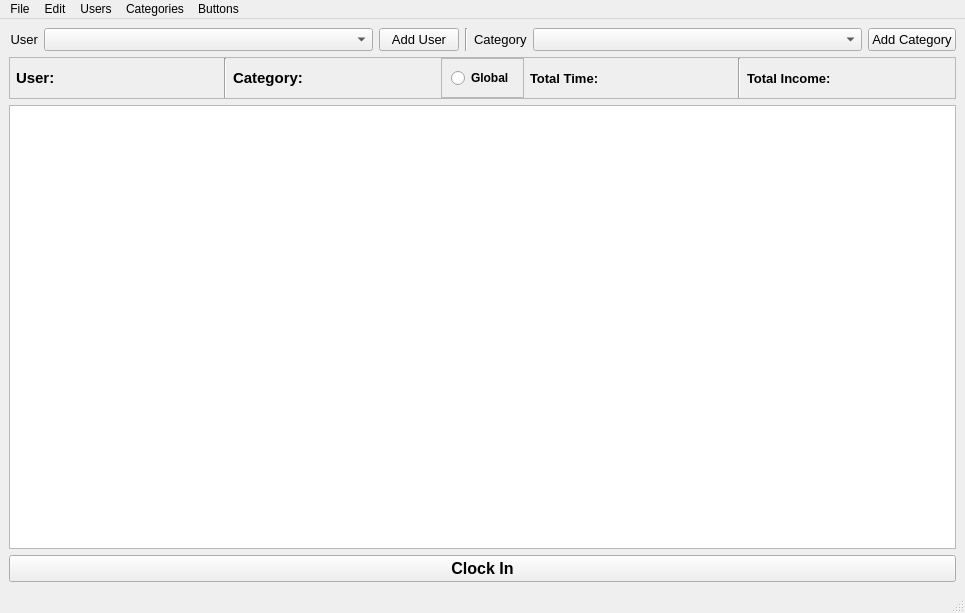
<?xml version="1.0" encoding="UTF-8"?>
<ui version="4.0">
 <class>MainWindow</class>
 <widget class="QMainWindow" name="MainWindow">
  <property name="geometry">
   <rect>
    <x>0</x>
    <y>0</y>
    <width>965</width>
    <height>613</height>
   </rect>
  </property>
  <property name="windowTitle">
   <string>MainWindow</string>
  </property>
  <widget class="QWidget" name="centralwidget">
   <layout class="QGridLayout" name="gridLayout" rowstretch="0,5">
    <item row="1" column="0">
     <layout class="QGridLayout" name="gridLayout_2" rowstretch="0,0,0,0,0" columnstretch="0,0,1,0">
      <property name="leftMargin">
       <number>0</number>
      </property>
      <property name="rightMargin">
       <number>0</number>
      </property>
      <property name="spacing">
       <number>6</number>
      </property>
      <item row="3" column="1" colspan="3">
       <widget class="QTableWidget" name="clockTableWidget">
        <property name="font">
         <font>
          <pointsize>12</pointsize>
         </font>
        </property>
        <property name="textElideMode">
         <enum>Qt::ElideRight</enum>
        </property>
       </widget>
      </item>
      <item row="1" column="1" colspan="3">
       <widget class="QFrame" name="frame">
        <property name="frameShape">
         <enum>QFrame::StyledPanel</enum>
        </property>
        <property name="frameShadow">
         <enum>QFrame::Raised</enum>
        </property>
        <layout class="QGridLayout" name="gridLayout_4" columnstretch="1,0,0,1,0,1,0,0,1">
         <property name="leftMargin">
          <number>6</number>
         </property>
         <property name="topMargin">
          <number>0</number>
         </property>
         <property name="rightMargin">
          <number>6</number>
         </property>
         <property name="bottomMargin">
          <number>0</number>
         </property>
         <item row="0" column="4">
          <widget class="QFrame" name="frame_2">
           <property name="frameShape">
            <enum>QFrame::StyledPanel</enum>
           </property>
           <property name="frameShadow">
            <enum>QFrame::Sunken</enum>
           </property>
           <layout class="QGridLayout" name="gridLayout_5">
            <property name="leftMargin">
             <number>9</number>
            </property>
            <item row="0" column="0">
             <widget class="QRadioButton" name="globalRadioButton">
              <property name="font">
               <font>
                <weight>75</weight>
                <bold>true</bold>
               </font>
              </property>
              <property name="layoutDirection">
               <enum>Qt::LeftToRight</enum>
              </property>
              <property name="text">
               <string>Global</string>
              </property>
             </widget>
            </item>
           </layout>
          </widget>
         </item>
         <item row="0" column="0">
          <widget class="QLabel" name="userLabel">
           <property name="font">
            <font>
             <pointsize>11</pointsize>
             <weight>75</weight>
             <bold>true</bold>
            </font>
           </property>
           <property name="text">
            <string>User:</string>
           </property>
          </widget>
         </item>
         <item row="0" column="1">
          <widget class="Line" name="line">
           <property name="orientation">
            <enum>Qt::Vertical</enum>
           </property>
          </widget>
         </item>
         <item row="0" column="3">
          <widget class="QLabel" name="categoryLabel">
           <property name="font">
            <font>
             <pointsize>11</pointsize>
             <weight>75</weight>
             <bold>true</bold>
            </font>
           </property>
           <property name="lineWidth">
            <number>1</number>
           </property>
           <property name="midLineWidth">
            <number>0</number>
           </property>
           <property name="text">
            <string>Category:</string>
           </property>
           <property name="margin">
            <number>0</number>
           </property>
          </widget>
         </item>
         <item row="0" column="7">
          <widget class="Line" name="line_4">
           <property name="orientation">
            <enum>Qt::Vertical</enum>
           </property>
          </widget>
         </item>
         <item row="0" column="8">
          <widget class="QLabel" name="totalIncomeLabel">
           <property name="font">
            <font>
             <pointsize>10</pointsize>
             <weight>75</weight>
             <bold>true</bold>
            </font>
           </property>
           <property name="text">
            <string>Total Income:</string>
           </property>
          </widget>
         </item>
         <item row="0" column="5">
          <widget class="QLabel" name="totalTimeLabel">
           <property name="font">
            <font>
             <pointsize>10</pointsize>
             <weight>75</weight>
             <bold>true</bold>
            </font>
           </property>
           <property name="text">
            <string>Total Time:</string>
           </property>
          </widget>
         </item>
        </layout>
       </widget>
      </item>
      <item row="4" column="1" colspan="3">
       <widget class="QPushButton" name="clockButton">
        <property name="sizePolicy">
         <sizepolicy hsizetype="Minimum" vsizetype="Fixed">
          <horstretch>0</horstretch>
          <verstretch>0</verstretch>
         </sizepolicy>
        </property>
        <property name="font">
         <font>
          <pointsize>12</pointsize>
          <weight>75</weight>
          <bold>true</bold>
         </font>
        </property>
        <property name="text">
         <string>Clock In</string>
        </property>
       </widget>
      </item>
     </layout>
    </item>
    <item row="0" column="0">
     <layout class="QGridLayout" name="gridLayout_3" columnstretch="0,1,0,0,0,1,0,0">
      <property name="verticalSpacing">
       <number>2</number>
      </property>
      <item row="1" column="1">
       <widget class="QComboBox" name="userBox">
        <property name="font">
         <font>
          <pointsize>10</pointsize>
         </font>
        </property>
        <property name="editable">
         <bool>false</bool>
        </property>
       </widget>
      </item>
      <item row="1" column="0">
       <widget class="QLabel" name="label">
        <property name="font">
         <font>
          <pointsize>10</pointsize>
         </font>
        </property>
        <property name="text">
         <string>User</string>
        </property>
        <property name="alignment">
         <set>Qt::AlignRight|Qt::AlignTrailing|Qt::AlignVCenter</set>
        </property>
       </widget>
      </item>
      <item row="1" column="5">
       <widget class="QComboBox" name="categoryBox">
        <property name="font">
         <font>
          <pointsize>10</pointsize>
         </font>
        </property>
       </widget>
      </item>
      <item row="1" column="4">
       <widget class="QLabel" name="label_2">
        <property name="font">
         <font>
          <pointsize>10</pointsize>
         </font>
        </property>
        <property name="text">
         <string>Category</string>
        </property>
       </widget>
      </item>
      <item row="1" column="7">
       <widget class="QPushButton" name="addCategoryButton">
        <property name="font">
         <font>
          <pointsize>10</pointsize>
         </font>
        </property>
        <property name="text">
         <string>Add Category</string>
        </property>
       </widget>
      </item>
      <item row="1" column="2">
       <widget class="QPushButton" name="addUserButton">
        <property name="font">
         <font>
          <pointsize>10</pointsize>
         </font>
        </property>
        <property name="text">
         <string>Add User</string>
        </property>
       </widget>
      </item>
      <item row="1" column="3">
       <widget class="Line" name="line_2">
        <property name="orientation">
         <enum>Qt::Vertical</enum>
        </property>
       </widget>
      </item>
     </layout>
    </item>
   </layout>
  </widget>
  <widget class="QMenuBar" name="menubar">
   <property name="geometry">
    <rect>
     <x>0</x>
     <y>0</y>
     <width>965</width>
     <height>21</height>
    </rect>
   </property>
   <widget class="QMenu" name="menuFile">
    <property name="title">
     <string>File</string>
    </property>
    <addaction name="actionAdd_User"/>
    <addaction name="actionAdd_Category"/>
    <addaction name="separator"/>
    <addaction name="actionExport_Invoice"/>
   </widget>
   <widget class="QMenu" name="menuButtons">
    <property name="title">
     <string>Buttons</string>
    </property>
    <addaction name="actionAdd_Button"/>
   </widget>
   <widget class="QMenu" name="menuCategories">
    <property name="title">
     <string>Categories</string>
    </property>
    <addaction name="categoryAddAction"/>
    <addaction name="categoryEditAction"/>
    <addaction name="categoryDeleteAction"/>
   </widget>
   <widget class="QMenu" name="menuUsers">
    <property name="title">
     <string>Users</string>
    </property>
    <addaction name="userAddAction"/>
    <addaction name="userEditAction"/>
    <addaction name="userDeleteAction"/>
   </widget>
   <widget class="QMenu" name="menuEdit">
    <property name="title">
     <string>Edit</string>
    </property>
   </widget>
   <addaction name="menuFile"/>
   <addaction name="menuEdit"/>
   <addaction name="menuUsers"/>
   <addaction name="menuCategories"/>
   <addaction name="menuButtons"/>
  </widget>
  <widget class="QStatusBar" name="statusbar"/>
  <action name="actionAdd_Button">
   <property name="text">
    <string>Add Button</string>
   </property>
  </action>
  <action name="actionExport_Invoice">
   <property name="text">
    <string>Export Invoice</string>
   </property>
  </action>
  <action name="actionAdd_User">
   <property name="text">
    <string>Add User</string>
   </property>
  </action>
  <action name="actionAdd_Category">
   <property name="text">
    <string>Add Category</string>
   </property>
  </action>
  <action name="categoryAddAction">
   <property name="text">
    <string>Add</string>
   </property>
  </action>
  <action name="categoryDeleteAction">
   <property name="text">
    <string>Delete</string>
   </property>
  </action>
  <action name="categoryEditAction">
   <property name="text">
    <string>Edit</string>
   </property>
  </action>
  <action name="userAddAction">
   <property name="text">
    <string>Add</string>
   </property>
  </action>
  <action name="userEditAction">
   <property name="text">
    <string>Edit</string>
   </property>
  </action>
  <action name="userDeleteAction">
   <property name="text">
    <string>Delete</string>
   </property>
  </action>
 </widget>
 <resources/>
 <connections/>
</ui>
